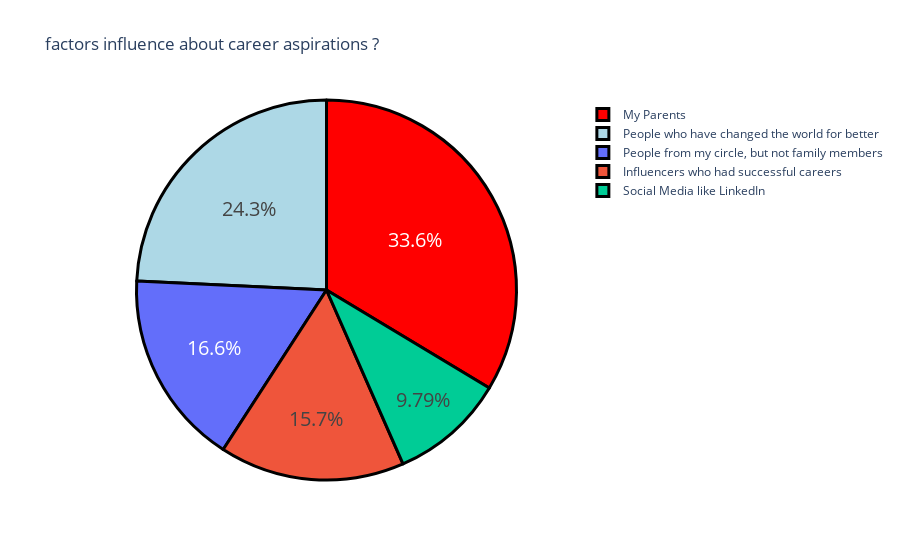

The code cell stored with this chart in its notebook:
### Code cell
colors =['red','lightblue']
fig = go.Figure(data = [go.Pie(labels = label , values = counts)])
fig.update_layout(title_text ="factors influence about career aspirations ?")
fig.update_traces(hoverinfo ="label+value", textinfo = 'percent', textfont_size =20,marker = dict(colors = colors, line = dict(color= 'black', width =3)))
fig.show()

### Figure 1 — Plotly figure (JSON) as saved in the notebook; plotly's stock layout.template omitted (floating-point values rounded to 4 significant figures)
{"data": [{"hoverinfo": "label+value", "labels": ["My Parents", "People who have changed the world for better", "People from my circle, but not family members", "Influencers who had successful careers", "Social Media like LinkedIn"], "marker": {"colors": ["red", "lightblue"], "line": {"color": "black", "width": 3}}, "textfont": {"size": 20}, "textinfo": "percent", "type": "pie", "values": [79, 57, 39, 37, 23]}], "layout": {"title": {"text": "factors influence about career aspirations ?"}}}
